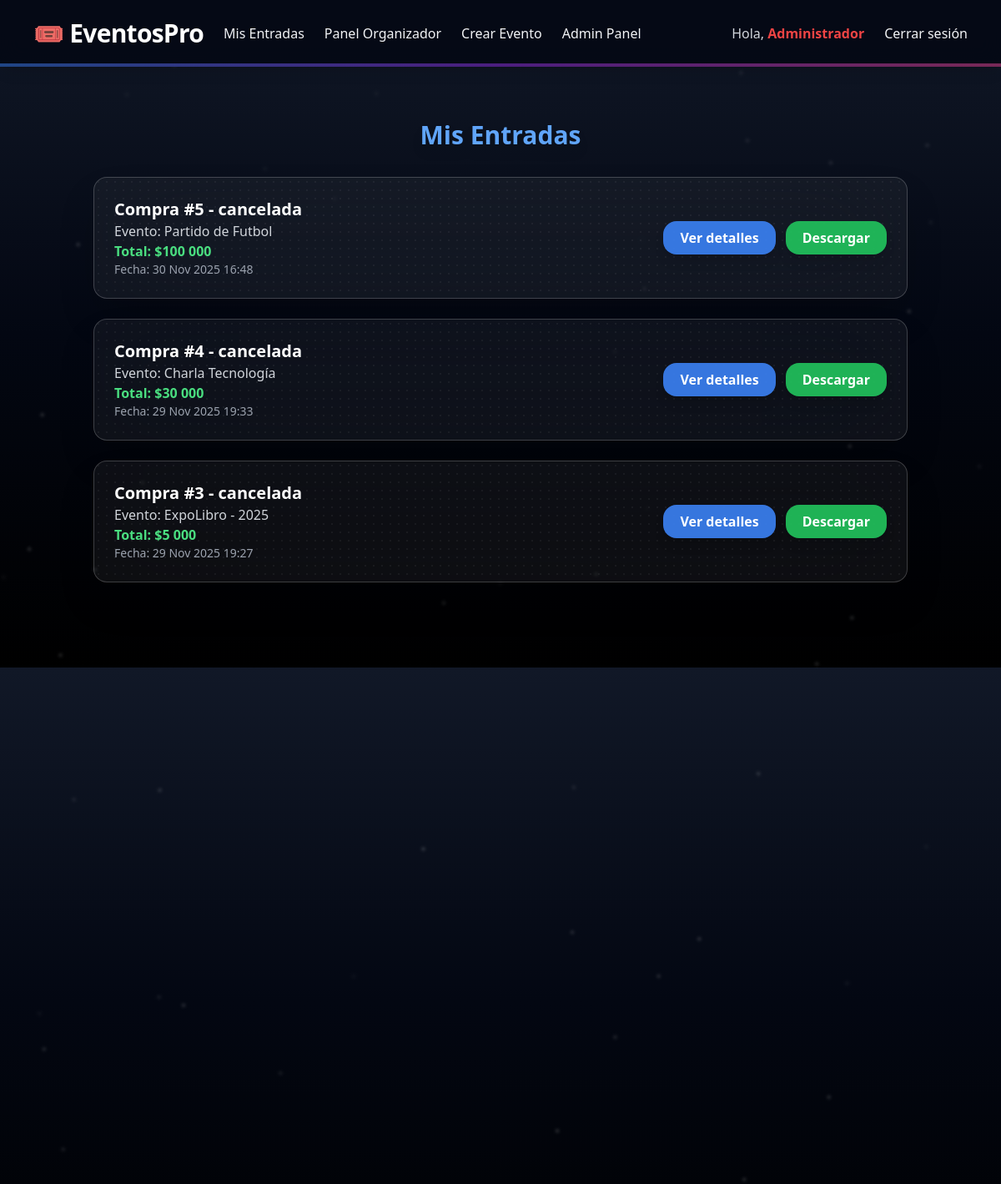
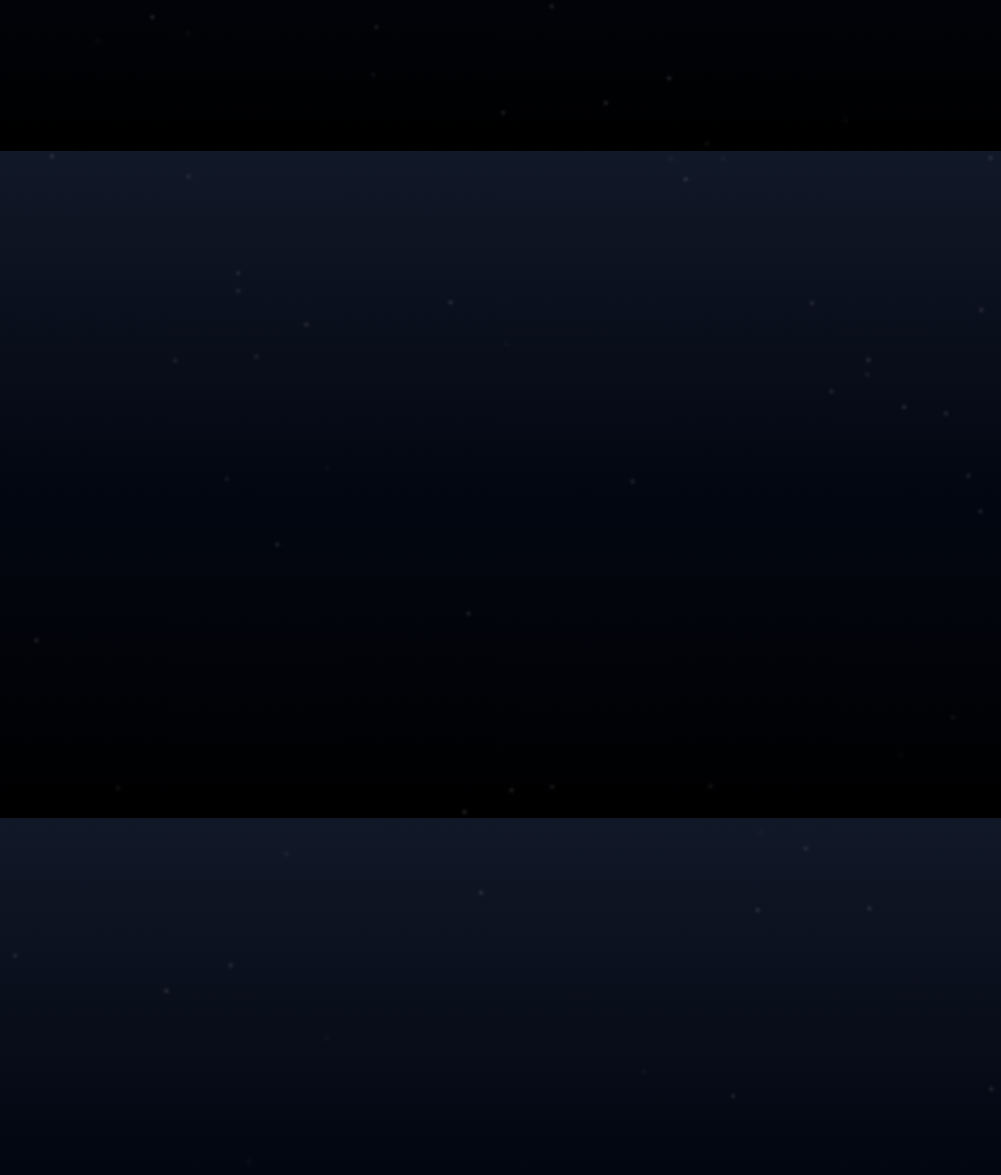
The page /compra/mis-compras/ (signed in) on the database its author committed (2 pictures, top to bottom).
### usuarios/models.py (models this page shows, shortened)
class Usuario(AbstractUser):
    rut = models.CharField(max_length=12, unique=True, validators=[validar_rut])
    telefono = models.CharField(max_length=15, blank=True)
    tipo_usuario = models.CharField(max_length=50, blank=False, choices=[
        ('administrador', 'Administrador'),
        ('cliente', 'Cliente'),
        ('organizador', 'Organizador'),
    ],)
    USERNAME_FIELD = 'username'  # indica que se usa 'username' para login
    REQUIRED_FIELDS = ['email', 'rut']  # campos obligatorios para createsuperuser

### compra/models.py (models this page shows, shortened)
class Compra(models.Model):
    ESTADO_COMPRA = [
        ('completada', 'Completada'),
        ('cancelada', 'Cancelada'),
    ]
    estado = models.CharField(max_length=20, choices=ESTADO_COMPRA, default='completada')
    usuario = models.ForeignKey(Usuario, on_delete=models.SET_NULL, null=True, blank=True, related_name='compras')
    fecha = models.DateTimeField(auto_now_add=True)
    total = models.DecimalField(max_digits=10, decimal_places=0)
    asientos_nombres = models.CharField(max_length=255, null=True, blank=True)
    evento_id = models.ForeignKey(Evento, on_delete=models.SET_NULL, null=True, blank=True)

### eventos/models.py (models this page shows, shortened)
class Evento(models.Model):
    ESTADO_EVENTO = [
        ('pendiente', 'Pendiente'),
        ('publicado', 'Publicado'),
        ('cancelado', 'Cancelado'),
    ]
    usuario = models.ForeignKey(Usuario, on_delete=models.SET_NULL, null=True, blank=True, related_name='eventos')
    ubicacion = models.ForeignKey(Ubicacion, on_delete=models.PROTECT, related_name='eventos')
    nombre = models.CharField(max_length=80)
    descripcion = models.TextField(max_length=200, blank=True)
    fecha = models.DateField()
    hora = models.TimeField()
    imagen = models.ImageField(upload_to='eventos/', blank=True, null=True)
    estado = models.CharField(max_length=20, choices=ESTADO_EVENTO, default='pendiente')
    precio_ticket = models.IntegerField(default=0)

### compra/views.py (the view)
# urls.py: path('mis-compras/', views.mis_compras, name='mis_compras'),
@login_required
def mis_compras(request):
    compras = Compra.objects.filter(usuario=request.user).order_by('-fecha')
    return render(request, 'compra/mis_compras.html', {'compras': compras})

### compra/templates/compra/mis_compras.html (shortened to what this page needs)
{% extends 'core.html' %}
{% block content %}
{% load humanize %}
<section class="min-h-screen text-white py-12 px-6">
    <div class="max-w-5xl mx-auto">
        <h1 class="text-3xl font-bold mb-8 text-center text-blue-400 drop-shadow-lg">Mis Entradas</h1>
        {% if compras %}
        <div class="space-y-6">
            {% for compra in compras %}
            <div class="relative cc-card bg-white/5 backdrop-blur-3xl border border-white/20 rounded-2xl shadow-2xl p-6 flex flex-col sm:flex-row sm:items-center justify-between gap-4 overflow-hidden">
                <div class="absolute inset-0 pointer-events-none">
                    <div class="w-full h-full bg-[radial-gradient(circle,rgba(255,255,255,0.05)_1px,transparent_1px)]
                                bg-[length:10px_10px] animate-pulse-slow rounded-2xl"></div>
                </div>
                <div class="relative z-10">
                    <h2 class="text-xl font-semibold text-white">Compra #{{ compra.id }} - {{ compra.estado }}</h2>
                    <p class="text-gray-300">Evento: {{ compra.evento_id.nombre }}</p>
                    <p class="text-green-400 font-semibold">Total: ${{ compra.total|intcomma }}</p>
                    <p class="text-gray-400 text-sm">Fecha: {{ compra.fecha|date:"d M Y H:i" }}</p>
                </div>
                <div class="flex gap-3 relative z-10">
                    <a href="{% url 'compra:detalle_compra' compra.id %}"
                        class="bg-blue-500/90 hover:bg-blue-600/95 px-5 py-2 rounded-2xl font-semibold shadow-lg transition-transform transform hover:scale-105 hover:shadow-xl">
                        Ver detalles
                    </a>
                    <a href="{% url 'compra:descargar_entrada' compra.id %}"
                        class="bg-green-500/90 hover:bg-green-600/95 px-5 py-2 rounded-2xl font-semibold shadow-lg transition-transform transform hover:scale-105 hover:shadow-xl">
                        Descargar
                    </a>
                </div>
            </div>
            {% endfor %}
        </div>
        {% else %}
        <p class="text-gray-400 text-center mt-8">No has realizado compras aún.</p>
        {% endif %}
    </div>
</section>
{% endblock %}

### templates/navbar.html (shortened to what this page needs)
<nav class="backdrop-blur-md bg-gray-950/80 text-gray-100 shadow-lg sticky top-0 z-50 transition-all duration-300 relative">
    <div class="max-w-7xl mx-auto px-6 sm:px-8 lg:px-10">
        <div class="flex justify-between h-20 items-center">
            <div class="flex items-center space-x-6">
                <a href="{% url 'home' %}"
                    class="text-3xl font-extrabold tracking-tight text-white hover:text-blue-400 transition duration-300">
                    🎟️ EventosPro
                </a>
                {% if request.user.is_authenticated %}
                    {% if request.user.tipo_usuario == 'cliente' %}
                        <a href="{% url 'compra:mis_compras' %}" class="hover:text-blue-400 transition duration-300">Mis Entradas</a>
                    {% elif request.user.tipo_usuario == 'administrador' %}
                        <a href="{% url 'compra:mis_compras' %} " class="hover:text-blue-400 transition duration-300">Mis Entradas</a>
                        <a href="{% url 'eventos:mis_eventos' %}" class="hover:text-blue-400 transition duration-300">Panel Organizador</a>
                        <a href="{% url 'eventos:crear_evento' %}" class="hover:text-blue-400 transition duration-300">Crear Evento</a>
                        <a href="{% url 'administrador:admin_inicio' %}" class="hover:text-blue-400 transition duration-300">Admin Panel</a>
                    {% endif %}
                {% endif %}
            </div>
            <div class="hidden md:flex space-x-6 items-center">
                {% if request.user.is_authenticated %}
                    <p class="text-gray-300 font-medium">
                        Hola, <span class="text-red-500 font-semibold hover:text-red-400 transition">{{ request.user.username }}</span>
                    </p>
                    <a href="{% url 'logout' %}" class="hover:text-red-400 transition duration-300">Cerrar sesión</a>
                {% else %}
                    <a href="{% url 'iniciar_sesion' %}" class="hover:text-blue-400 transition duration-300">Iniciar sesión</a>
                    <a href="{% url 'registrar_usuario' %}" class="hover:text-green-400 transition duration-300">Registrarse</a>
                {% endif %}
            </div>
        </div>
    </div>
    <div class="absolute bottom-0 left-0 w-full h-1 bg-gradient-to-r from-blue-500 via-purple-600 to-pink-500 opacity-50"></div>
</nav>

### rows shown on the page
Usuario: user.username "Administrador"
Compra: id "5", estado "cancelada", evento_id.nombre "Partido de Futbol", total "100 000", fecha "30 Nov 2025 16:48"
Compra: id "4", estado "cancelada", evento_id.nombre "Charla Tecnología", total "30 000", fecha "29 Nov 2025 19:33"
Compra: id "3", estado "cancelada", evento_id.nombre "ExpoLibro - 2025", total "5 000", fecha "29 Nov 2025 19:27"
